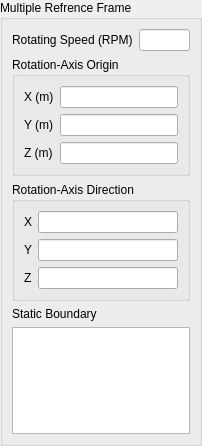
<?xml version="1.0" encoding="UTF-8"?>
<ui version="4.0">
 <class>MRFWidget</class>
 <widget class="QWidget" name="MRFWidget">
  <property name="geometry">
   <rect>
    <x>0</x>
    <y>0</y>
    <width>202</width>
    <height>446</height>
   </rect>
  </property>
  <property name="windowTitle">
   <string>Form</string>
  </property>
  <layout class="QVBoxLayout" name="verticalLayout">
   <property name="leftMargin">
    <number>0</number>
   </property>
   <property name="topMargin">
    <number>0</number>
   </property>
   <property name="rightMargin">
    <number>0</number>
   </property>
   <property name="bottomMargin">
    <number>0</number>
   </property>
   <item>
    <widget class="QGroupBox" name="groupbox">
     <property name="sizePolicy">
      <sizepolicy hsizetype="Preferred" vsizetype="Preferred">
       <horstretch>0</horstretch>
       <verstretch>0</verstretch>
      </sizepolicy>
     </property>
     <property name="title">
      <string>Multiple Refrence Frame</string>
     </property>
     <layout class="QVBoxLayout" name="verticalLayout_2">
      <item>
       <widget class="QWidget" name="widget_3" native="true">
        <layout class="QFormLayout" name="formLayout">
         <property name="leftMargin">
          <number>0</number>
         </property>
         <property name="topMargin">
          <number>0</number>
         </property>
         <property name="rightMargin">
          <number>0</number>
         </property>
         <property name="bottomMargin">
          <number>0</number>
         </property>
         <item row="0" column="0">
          <widget class="QLabel" name="label">
           <property name="text">
            <string>Rotating Speed (RPM)</string>
           </property>
          </widget>
         </item>
         <item row="0" column="1">
          <widget class="QLineEdit" name="rotatingSpeed"/>
         </item>
        </layout>
       </widget>
      </item>
      <item>
       <widget class="QGroupBox" name="groupBox_3">
        <property name="title">
         <string>Rotation-Axis Origin</string>
        </property>
        <layout class="QFormLayout" name="formLayout_2">
         <item row="0" column="0">
          <widget class="QLabel" name="label_2">
           <property name="text">
            <string>X (m)</string>
           </property>
          </widget>
         </item>
         <item row="0" column="1">
          <widget class="QLineEdit" name="rotationAxisOriginX"/>
         </item>
         <item row="1" column="0">
          <widget class="QLabel" name="label_3">
           <property name="text">
            <string>Y (m)</string>
           </property>
          </widget>
         </item>
         <item row="1" column="1">
          <widget class="QLineEdit" name="rotationAxisOriginY"/>
         </item>
         <item row="2" column="0">
          <widget class="QLabel" name="label_4">
           <property name="text">
            <string>Z (m)</string>
           </property>
          </widget>
         </item>
         <item row="2" column="1">
          <widget class="QLineEdit" name="rotationAxisOriginZ"/>
         </item>
        </layout>
       </widget>
      </item>
      <item>
       <widget class="QGroupBox" name="groupBox_4">
        <property name="title">
         <string>Rotation-Axis Direction</string>
        </property>
        <layout class="QFormLayout" name="formLayout_3">
         <item row="0" column="0">
          <widget class="QLabel" name="label_5">
           <property name="text">
            <string>X</string>
           </property>
          </widget>
         </item>
         <item row="0" column="1">
          <widget class="QLineEdit" name="rotationAxisDirectionX"/>
         </item>
         <item row="1" column="0">
          <widget class="QLabel" name="label_6">
           <property name="text">
            <string>Y</string>
           </property>
          </widget>
         </item>
         <item row="1" column="1">
          <widget class="QLineEdit" name="rotationAxisDirectionY"/>
         </item>
         <item row="2" column="0">
          <widget class="QLabel" name="label_7">
           <property name="text">
            <string>Z</string>
           </property>
          </widget>
         </item>
         <item row="2" column="1">
          <widget class="QLineEdit" name="rotationAxisDirectionZ"/>
         </item>
        </layout>
       </widget>
      </item>
      <item>
       <widget class="QLabel" name="label_8">
        <property name="text">
         <string>Static Boundary</string>
        </property>
       </widget>
      </item>
      <item>
       <widget class="QListWidget" name="staticBoundary">
        <property name="sizePolicy">
         <sizepolicy hsizetype="Expanding" vsizetype="Expanding">
          <horstretch>0</horstretch>
          <verstretch>0</verstretch>
         </sizepolicy>
        </property>
       </widget>
      </item>
     </layout>
    </widget>
   </item>
  </layout>
 </widget>
 <resources/>
 <connections/>
</ui>
